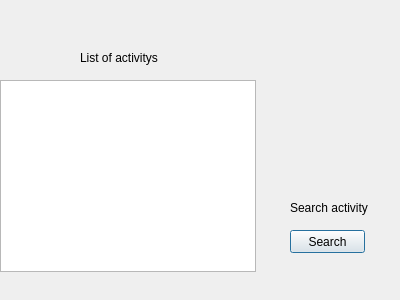
<?xml version="1.0" encoding="UTF-8"?>
<ui version="4.0">
 <class>ListActivities</class>
 <widget class="QDialog" name="ListActivities">
  <property name="geometry">
   <rect>
    <x>0</x>
    <y>0</y>
    <width>400</width>
    <height>300</height>
   </rect>
  </property>
  <property name="windowTitle">
   <string>Dialog</string>
  </property>
  <widget class="QListWidget" name="listWidget">
   <property name="geometry">
    <rect>
     <x>0</x>
     <y>80</y>
     <width>256</width>
     <height>192</height>
    </rect>
   </property>
  </widget>
  <widget class="QLabel" name="label">
   <property name="geometry">
    <rect>
     <x>80</x>
     <y>50</y>
     <width>91</width>
     <height>16</height>
    </rect>
   </property>
   <property name="text">
    <string>List of activitys</string>
   </property>
  </widget>
  <widget class="QPushButton" name="pushButton">
   <property name="geometry">
    <rect>
     <x>290</x>
     <y>230</y>
     <width>75</width>
     <height>23</height>
    </rect>
   </property>
   <property name="text">
    <string>Search</string>
   </property>
  </widget>
  <widget class="QLabel" name="label_2">
   <property name="geometry">
    <rect>
     <x>290</x>
     <y>200</y>
     <width>81</width>
     <height>16</height>
    </rect>
   </property>
   <property name="text">
    <string>Search activity</string>
   </property>
  </widget>
 </widget>
 <resources/>
 <connections/>
</ui>
